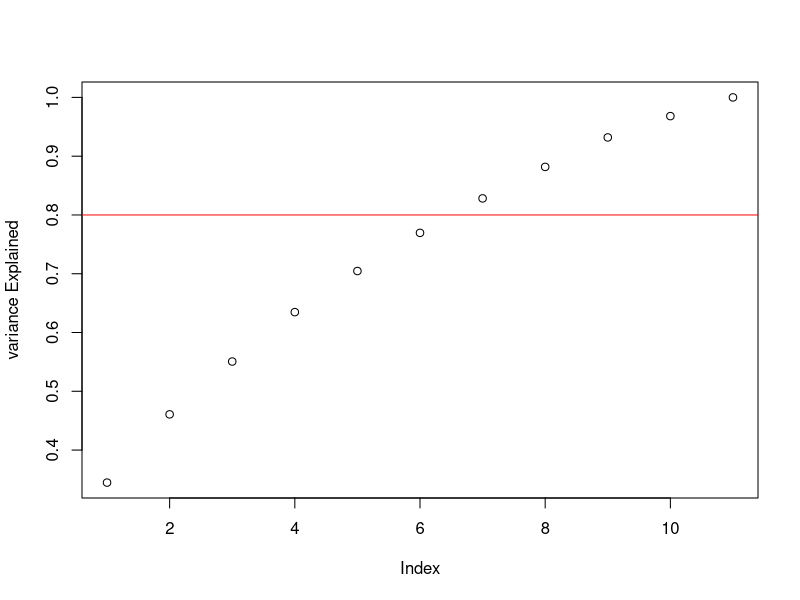

The R script that drew this image:
R <- scan("corr.txt")
M <- matrix(0,11,11)
t=1
for( i in 1:11){
    for (j in 1:i){
        M [i,j] = R[t]
        M [j,i] = R[t]
        t <- t+1
    }
}
eigenM <- eigen(M)
# the top  few eigen values, eigen vectors
# corresponding to the proportion of variance explained and top principal component


##determine the number of components to keep
plot(  cumsum(eigenM$values)/sum(eigenM$values), ylab = 'variance Explained')
abline(h=0.8,col="red") ## usually wants to explain 80% of the total variation, which needs 6 components


eigenM$values[1:6]

eigenM$vectors[,1:6]

## interpretation:  to explain the meaning of those combinations
# the first component, all opsitive of simiar weight, like the average all the 11 variables
# the second component the effect of first 6 variables excluding third Arithmetic - the effects of last five ariables
## and so on 

